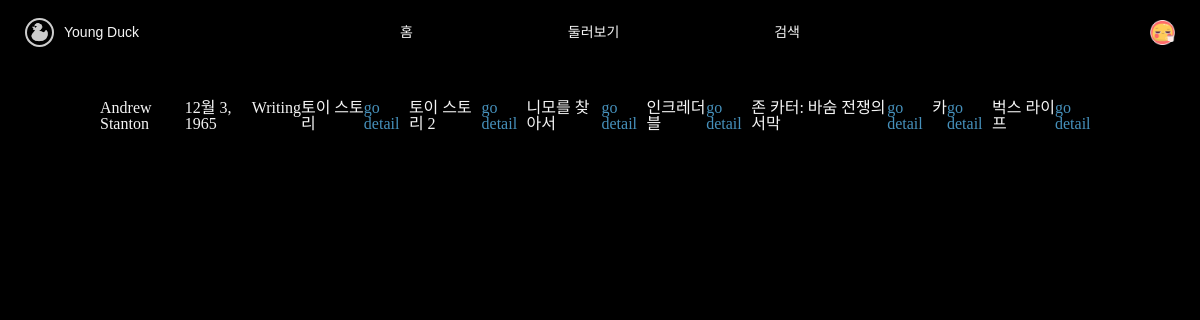
The page /movies/person/7/ (signed in) on the database its author committed.
### accounts/models.py (models this page shows)
class User(AbstractUser):
    followings = models.ManyToManyField('self', symmetrical=False, related_name='followers')

class Profile(models.Model):
    user = models.OneToOneField(settings.AUTH_USER_MODEL, on_delete=models.CASCADE, related_name='profile')
    nickname = models.CharField(
        max_length=50,
        blank=True,
        )
    profile_img = models.ImageField(
        default='images/icons/{}.png'.format(random.randrange(1, 20)),
        upload_to=profiles_image_path,
        )

### movies/models.py (models this page shows)
class People(models.Model):
    name = models.CharField(max_length=50)
    birthday = models.DateField(null=True)
    known_for_department = models.CharField(max_length=50)
    popularity = models.FloatField()
    profile_path = models.CharField(max_length=200, blank=True)

class Movie(models.Model):
    title = models.CharField(max_length=100)
    released_date = models.DateField()
    popularity = models.FloatField()
    vote_average = models.FloatField()
    vote_count = models.IntegerField()
    homepage = models.CharField(max_length=100, blank=True)
    runtime = models.IntegerField()
    status = models.CharField(max_length=50, blank=True)
    overview = models.TextField()
    poster_path = models.CharField(max_length=200, blank=True)
    backdrop_path = models.CharField(max_length=200, blank=True)
    budget = models.IntegerField()
    video = models.CharField(max_length=100, blank=True)
    director = models.CharField(max_length=100)
    click_count = models.IntegerField()
    genres = models.ManyToManyField(Genre)
    people = models.ManyToManyField(People, blank=True)

### movies/views.py (the view)
# urls.py: path('person/<int:person_pk>/', views.detail_person, name='detail_person'),
@require_GET
def detail_person(request, person_pk):
    if request.user.is_authenticated:
        person = get_object_or_404(People, pk=person_pk)
        movies = person.movie_set.all()
        context = {
            'person' : person,
            'movies' : movies,
        }
        return render(request, 'movies/detail_person.html', context)
    else:
        return redirect('accounts:login')

### movies/templates/movies/detail_person.html (shortened to what this page needs)
{% extends 'base.html' %}
{% block content %}
    <div class="container" style="margin: 100px;">
        <h1>{{ person.name }}</h1>
        <p>{{ person.birthday }}</p>
        <p>{{ person.known_for_department }}</p>
        {% for movie in movies %}
          <p>{{ movie.title }}</p>
          <a href="{% url 'movies:detail' movie.pk %}">go detail</a>
        {% endfor %}
    </div>
{% endblock content %}

### templates/base.html (shortened to what this page needs)
<!DOCTYPE html>
<html lang="en">
<head>
  {% load static %}
  <link rel="stylesheet" href="{% static 'css/reset.css' %}">
  <link rel="stylesheet" href="{% static 'css/style.css' %}">
  <link rel="stylesheet" href="{% static 'css/nav.css' %}">
  <link rel="stylesheet" href="{% static 'css/profile-modal.css' %}">
  <link rel="stylesheet" href="{% static 'css/signin.css' %}">
  <link rel="stylesheet" href="{% static 'css/signup.css' %}">
  <link rel="stylesheet" href="{% static 'css/book-index.css' %}">
  <link rel="stylesheet" href="{% static 'css/book-detail.css' %}">
  <link rel="stylesheet" href="{% static 'css/book-create.css' %}">
  <link rel="stylesheet" href="{% static 'css/select_movie.css' %}">
  <link rel="stylesheet" href="{% static 'css/card-create.css' %}">
  <link rel="stylesheet" href="{% static 'css/card-detail.css' %}">
  <link rel="stylesheet" href="{% static 'css/profile.css' %}">
  <link rel="stylesheet" href="{% static 'css/movie-search.css' %}">
  <link rel="stylesheet" href="{% static 'css/account-update.css' %}">
  <link rel="stylesheet" href="{% static 'css/change-password.css' %}">
</head>
<body>
  {% include '_nav.html' %}
  {% block content %}
  {% endblock content %}
  {% load static %}
</body>
</html>

### templates/_nav.html (shortened to what this page needs)
{% if user.is_authenticated %}
<div id="navbar" class="horizontal">
  <div id="navbar-left" class="horizontal">
    <div id="nav-logo"></div>
    <div id="nav-title">Young Duck</div>
  </div>
  <div id="navbar-center" class="horizontal">
    <div id="nav-home">
      <span class="navbar__span">홈</span>
    </div>
    <div id="nav-around">
      <span class="navbar__span">둘러보기</span>
    </div>
    <div id="nav-search">
      <span class="navbar__span">검색</span>
    </div>
  </div>
  <div id="navbar-right" class="horizontal">
    <div id="nav-profile" style="background-image: url('{{ user.profile.profile_img.url }}'); background-size: 100%;"></div>
  </div>
</div>
{% endif %}

### static/css/style.css (style rules this page uses)
.horizontal { flex-direction: row; flex-wrap: wrap; align-items: center; }
body { background-color: black; color: #f5f5f5; }

### static/css/nav.css (style rules this page uses)
div { display: flex; }
#navbar { position: fixed; top: 0; width: 100%; height: 64px; justify-content: space-between; background-color: black; font-family: 'Noto Sans KR', sans-serif; font-size: 14px; font-weight: 400; z-index: 10; color: #f5f5f5; }
.navbar__span { height: fit-content; }
#navbar-left { width: 300px; height: 64px; padding: 0px 25px 0px 25px; }
#nav-logo { width: 25px; height: 25px; background-image: url('../images/logo/logo_tmp.png'); background-size: 100%; align-items: center; margin-right: 10px; cursor: pointer; border-radius: 25px; border: 2px solid #cdcdcd; }
#nav-title { width: 200px; height: 25px; align-items: center; cursor: pointer; }
#navbar-center { width: 400px; height: 64px; justify-content: space-between; }
#nav-home { height: 25px; width: fit-content; align-items: center; cursor: pointer; }
#nav-around { height: 25px; width: fit-content; align-items: center; cursor: pointer; }
#nav-search { height: 25px; width: fit-content; align-items: center; cursor: pointer; }
#navbar-right { width: 300px; height: 64px; padding: 0px 25px 0px 25px; justify-content: flex-end; }
#nav-profile { height: 25px; width: 25px; align-items: center; cursor: pointer; }

### static/css/account-update.css (style rules this page uses)
a { text-decoration-line: none; }
a:link { color: #4691BC; }

### rows shown on the page
User: profile.profile_img (picture)
People: name "Andrew Stanton", birthday "12월 3, 1965", known_for_department "Writing"
Movie: title "토이 스토리"
Movie: title "토이 스토리 2"
Movie: title "니모를 찾아서"
Movie: title "인크레더블"
Movie: title "존 카터: 바숨 전쟁의 서막"
Movie: title "카"
Movie: title "벅스 라이프"
